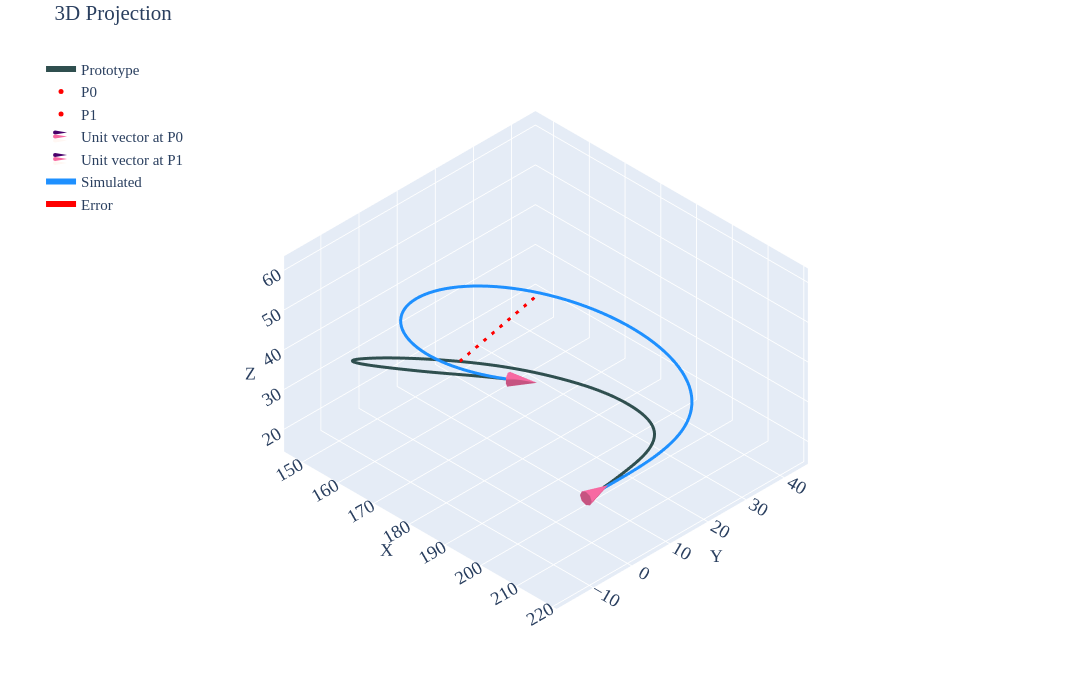

Notebook code for this chart:
### Code cell
#| label: p2c2

gravity_looper(psit=2,case=2,youngs_modulus=0.0028874,pfix='new-youngsmod\\')
